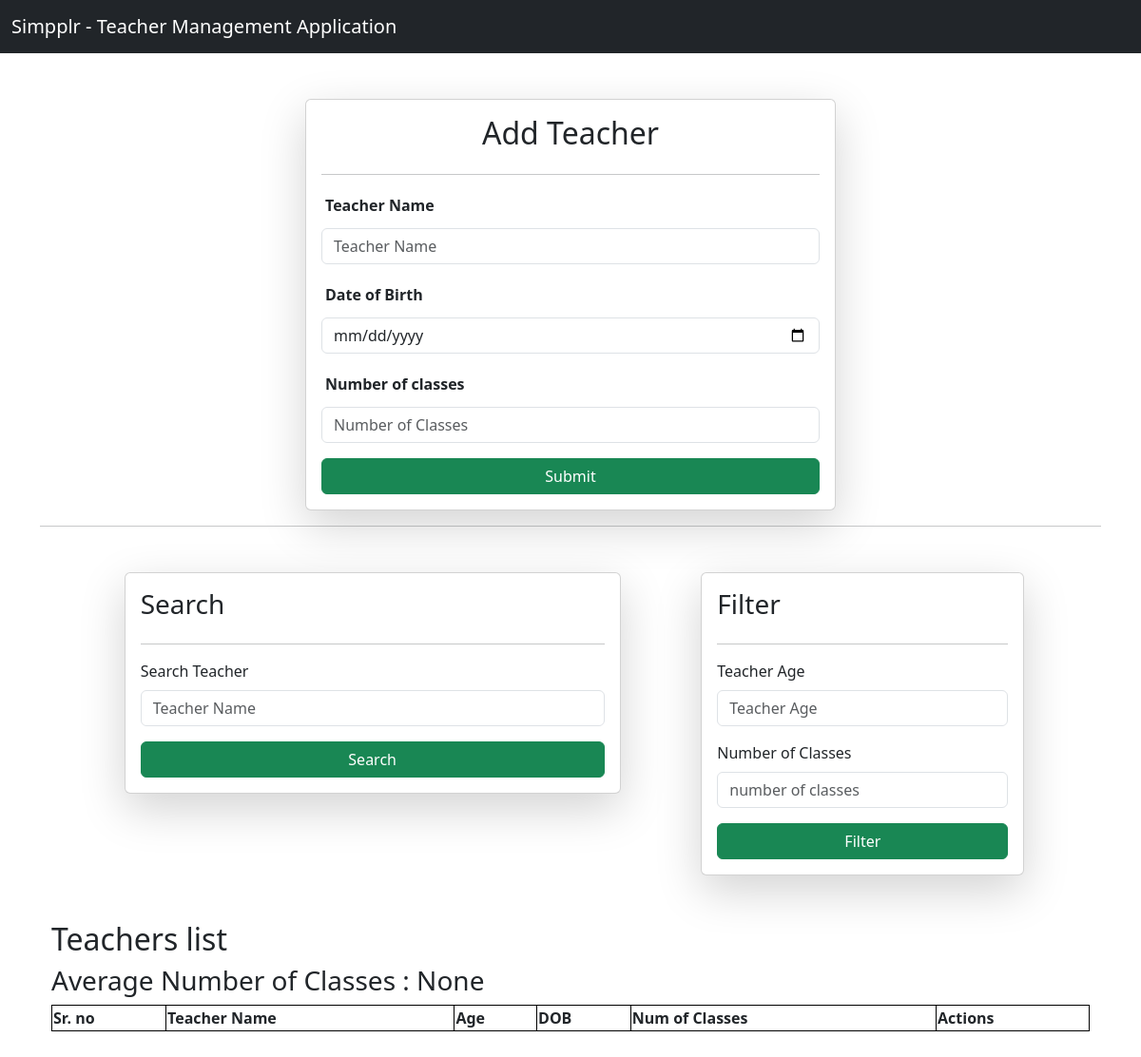
The app's page /, older data.
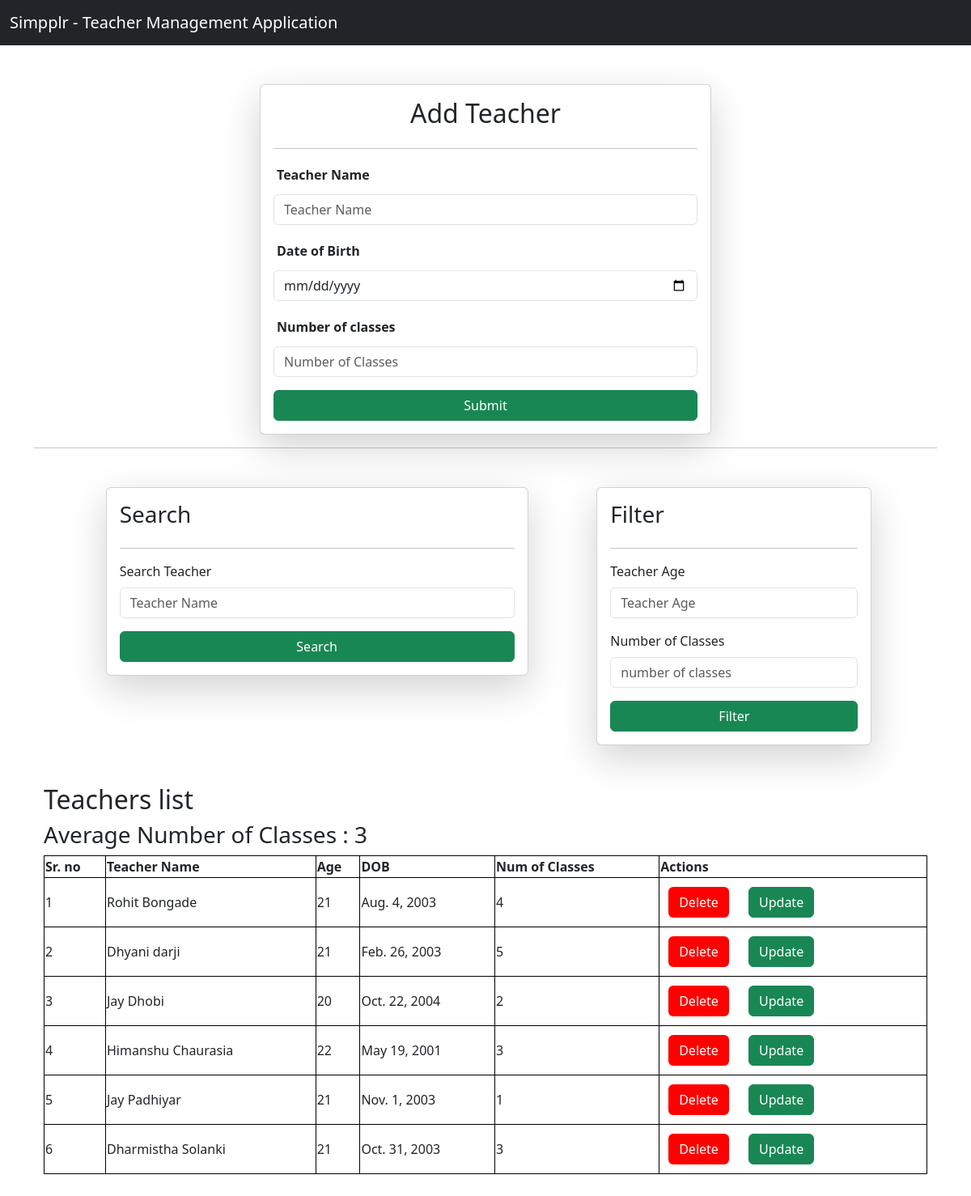
The same page, newer data.
### teachers/models.py (models this page shows, shortened)
class Teacher(models.Model):
    full_name = models.CharField(max_length=250)
    age = models.PositiveIntegerField()
    date_of_birth = models.DateField()
    number_of_classes = models.PositiveIntegerField()
    class Meta:
        unique_together = ('full_name', 'date_of_birth')

### teachers/views.py (the view, shortened to what this page needs)
# urls.py: 2. Add a URL to urlpatterns:  path('', views.home, name='home')
def home(request):
    error_message = None
    queryset = Teacher.objects.all()
    if request.GET.get('search'):
        queryset = queryset.filter(full_name__icontains = request.GET.get('search'))
    avg_classes = queryset.aggregate(Avg('number_of_classes'))['number_of_classes__avg']
    if avg_classes is not None:
        avg_classes = round(avg_classes)
    context = {'teachers': queryset,
               'avg_classes': avg_classes,
               'error_message': error_message,
            }
    return render(request, "home/index.html", context)

### teachers/templates/home/index.html (shortened to what this page needs)
{% extends 'base.html' %}
{% block body %}
  <div class="container mt-5">
    <center>
      <form class="col-6 card p-3 shadow-lg" method="post" enctype="multipart/form-data">
        <h2>Add Teacher</h2>
        <hr />
        <div class="mb-3">
          <div class="d-flex justify-content-start p-1">
            <label for="inputTeacherName" class="form-label"><b>Teacher Name</b></label>
          </div>
          <input type="text" class="form-control" placeholder="Teacher Name" name="teacher_name" />
        </div>
        <div class="mb-3">
          <div class="d-flex justify-content-start p-1">
            <label for="inputTeacherDob" class="form-label"><b>Date of Birth</b></label>
          </div>
          <input type="date" class="form-control" name="teacher_dob" />
        </div>
        <div class="mb-3">
          <div class="d-flex justify-content-start p-1">
            <label for="inputNumberOfClasses" class="form-label"><b>Number of classes</b></label>
          </div>
          <input type="number" class="form-control" placeholder="Number of Classes" name="teacher_number_of_classes" />
        </div>
        <button type="submit" class="btn btn-success">Submit</button>
      </form>
    </center>
    <hr />
    <div class="container mt-5 row m-1 d-flex justify-content-evenly">
      <div class="col-md-6">
        <form class="card p-3 shadow-lg">
          <h3>Search</h3>
          <hr />
          <div class="mb-3">
            <label for="inputTeacherName" class="form-label">Search Teacher</label>
            <input type="text" class="form-control" placeholder="Teacher Name" name="search" />
          </div>
          <button type="submit" class="btn btn-success">Search</button>
        </form>
      </div>
      <div class="col-md-4">
        <form class="card p-3 shadow-lg">
          <h3>Filter</h3>
          <hr />
          <div class="mb-3">
            <label for="inputTeacherAge" class="form-label">Teacher Age</label>
            <input type="number" class="form-control" placeholder="Teacher Age" name="filter_age" />
          </div>
          <div class="mb-3">
            <label for="inputNumberOfClasses" class="form-label">Number of Classes</label>
            <input type="number" class="form-control" placeholder="number of classes" name="filter_class" />
          </div>
          <button type="submit" class="btn btn-success">Filter</button>
        </form>
      </div>
    </div>
    <div class="container mt-5 mb-5">
      <h2>Teachers list</h2>
      <h3>Average Number of Classes : {{ avg_classes }}</h3>
      <table class="container">
        <tr>
          <th>Sr. no</th>
          <th>Teacher Name</th>
          <th>Age</th>
          <th>DOB</th>
          <th>Num of Classes</th>
          <th>Actions</th>
        </tr>
        {% for item in teachers %}
          <tr>
            <td>{{ forloop.counter }}</td>
            <td>{{ item.full_name }}</td>
            <td>{{ item.age }}</td>
            <td>{{ item.date_of_birth }}</td>
            <td>{{ item.number_of_classes }}</td>
            <td>
              <a href="/delete-teacher/{{ item.id }}" class="btn" style="background-color: red; color: #fff; margin: 10px;">Delete</a>
              <a href="/update-teacher/{{ item.id }}" class="btn btn-success" style=" color: #fff; margin: 10px;">Update</a>
            </td>
          </tr>
        {% endfor %}
      </table>
    </div>
  </div>
{% endblock %}

### teachers/templates/base.html (shortened to what this page needs)
<!DOCTYPE html>
<html lang="en">
  <head>
    <link href="https://cdn.jsdelivr.net/npm/bootstrap@5.3.3/dist/css/bootstrap.min.css" rel="stylesheet" />
  </head>
  <body>
    <nav class="navbar navbar-expand-lg navbar-dark bg-dark">
      <div class="container-fluid">
        <a class="navbar-brand" href="#">Simpplr - Teacher Management Application</a>
      </div>
    </nav>
    <div>
      {% block body %}
      {% endblock %}
    </div>
  </body>
</html>

### teachers/templates/base.html (style rules this page uses)
table, th, td { border: 1px solid black; }

Row changes from the older to the newer data that the page shows:
added Teacher: full_name "Rohit Bongade", age "21", date_of_birth "Aug. 4, 2003", number_of_classes "4"
added Teacher: full_name "Dhyani darji", age "21", date_of_birth "Feb. 26, 2003", number_of_classes "5"
added Teacher: full_name "Jay Dhobi", age "20", date_of_birth "Oct. 22, 2004", number_of_classes "2"
added Teacher: full_name "Himanshu Chaurasia", age "22", date_of_birth "May 19, 2001", number_of_classes "3"
added Teacher: full_name "Jay Padhiyar", age "21", date_of_birth "Nov. 1, 2003", number_of_classes "1"
added Teacher: full_name "Dharmistha Solanki", age "21", date_of_birth "Oct. 31, 2003", number_of_classes "3"
Text that changed along with them:
{{ avg_classes }}: "None" → "3"
